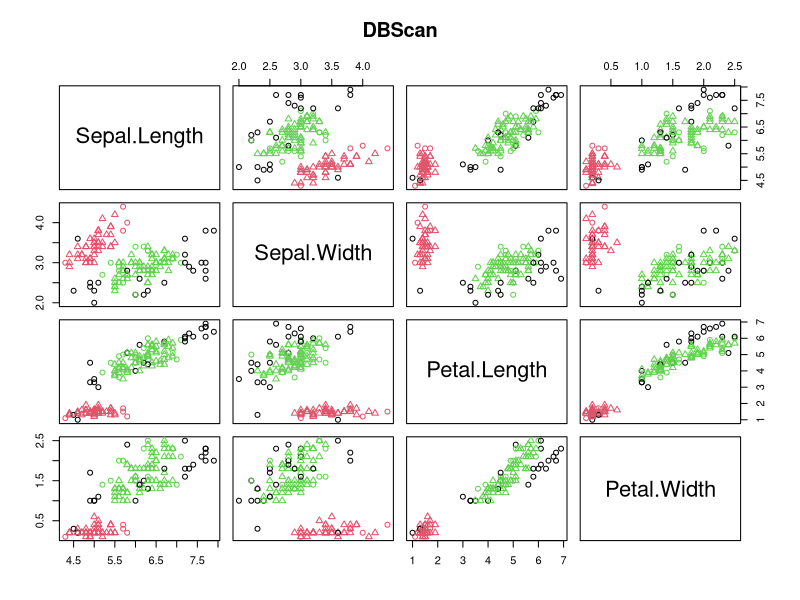
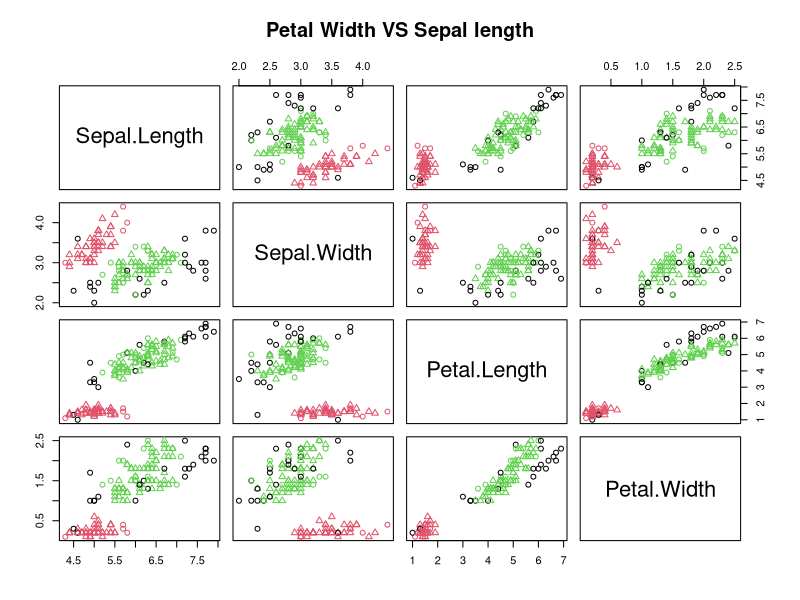

The R script that drew these images, in order:
library(fpc)
iris_1 <-iris[-5]
set.seed(200)
dbscan_cl <- dbscan(iris_1 , eps=0.45 , MinPts = 5)
dbscan_cl
dbscan_cl$cluster
table(dbscan_cl$cluster , iris$Species)
plot(dbscan_cl , iris_1 , main="DBScan")
plot(dbscan_cl, iris_1 , main = "Petal Width VS Sepal length")
